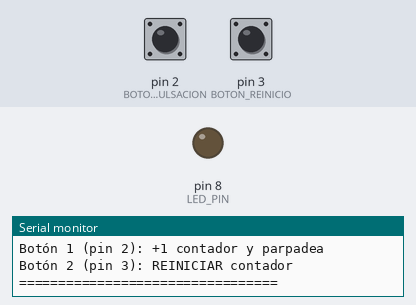
The sketch below on a simulated Arduino Uno, built with avr-gcc and run on an emulated ATmega328P. Shown: output pins drawn as LEDs (lit = HIGH), the last lines printed to the serial monitor. The inputs (shaded band) are chosen by the test bench; at power-on: pin 2 (BOTON_PULSACION) HIGH, pin 3 (BOTON_REINICIO) HIGH.

Above: at 1.3 s.
1.4 s: pin 2 (BOTON_PULSACION) pulled LOW for 0.15 s
At 1.6 s:
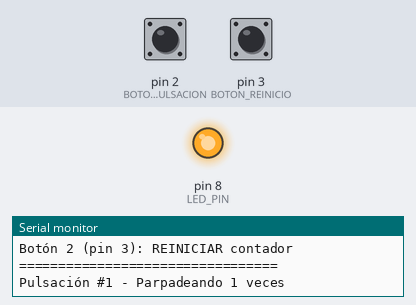
3.2 s: pin 3 (BOTON_REINICIO) pulled LOW for 0.15 s
Timing chart, 0 to 6.2 s (numbered marks = the images above; inputs shaded):
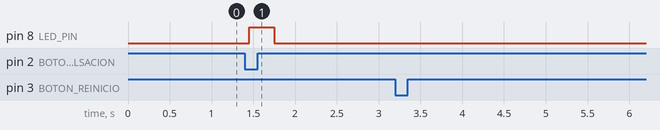

Measured:
- after the input at 1.4 s, pin 8 (LED_PIN): LOW → HIGH after 0.05 s, → LOW 0.30 s later

The sketch:

Ejercicio2.ino
```cpp
const int LED_PIN = 8;
const int BOTON_PULSACION = 2;
const int BOTON_REINICIO = 3;

int contador = 0;
int ultimoEstadoBoton1 = HIGH;
int ultimoEstadoBoton2 = HIGH;
unsigned long tiempoDebounce = 50;

void setup() {
  pinMode(LED_PIN, OUTPUT);
  pinMode(BOTON_PULSACION, INPUT_PULLUP);
  pinMode(BOTON_REINICIO, INPUT_PULLUP);
  Serial.begin(9600);
  Serial.println("=================================");
  Serial.println("Ejercicio 2 - CON DOS BOTONES");
  Serial.println("Botón 1 (pin 2): +1 contador y parpadea");
  Serial.println("Botón 2 (pin 3): REINICIAR contador");
  Serial.println("=================================");
}

void loop() {

  int estadoBoton1 = digitalRead(BOTON_PULSACION);
  int estadoBoton2 = digitalRead(BOTON_REINICIO);

  if (estadoBoton1 == LOW && ultimoEstadoBoton1 == HIGH) {
    delay(tiempoDebounce);
    if (digitalRead(BOTON_PULSACION) == LOW) {
      contador++;
      Serial.print("Pulsación #");
      Serial.print(contador);
      Serial.print(" - Parpadeando ");
      Serial.print(contador);
      Serial.println(" veces");

      for (int i = 0; i < contador; i++) {
        digitalWrite(LED_PIN, HIGH);
        delay(300);
        digitalWrite(LED_PIN, LOW);
        delay(300);
      }

      Serial.println("--- Parpadeo completado ---");
    }
  }

  if (estadoBoton2 == LOW && ultimoEstadoBoton2 == HIGH) {
    delay(tiempoDebounce);
    if (digitalRead(BOTON_REINICIO) == LOW) {
      contador = 0;
      Serial.println("!!! CONTADOR REINICIADO A CERO !!!");
      digitalWrite(LED_PIN, LOW);
    }
  }

  ultimoEstadoBoton1 = estadoBoton1;
  ultimoEstadoBoton2 = estadoBoton2;
}
```
